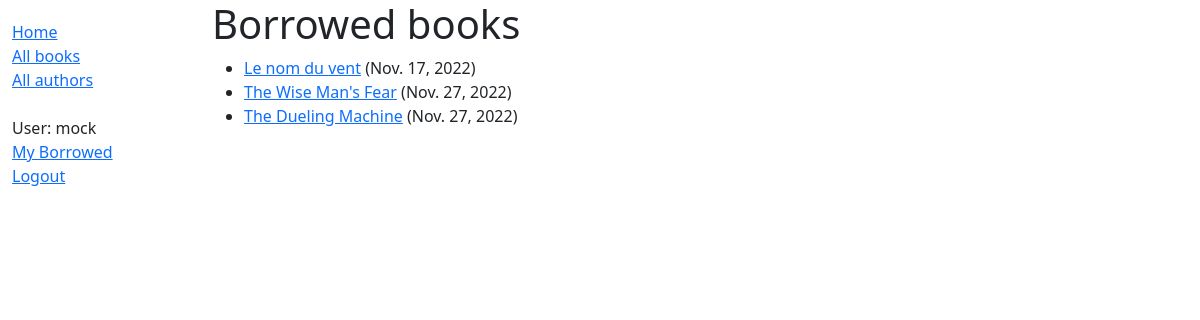
/catalog/mybooks/ (signed in), run on an earlier commit of the app's database.
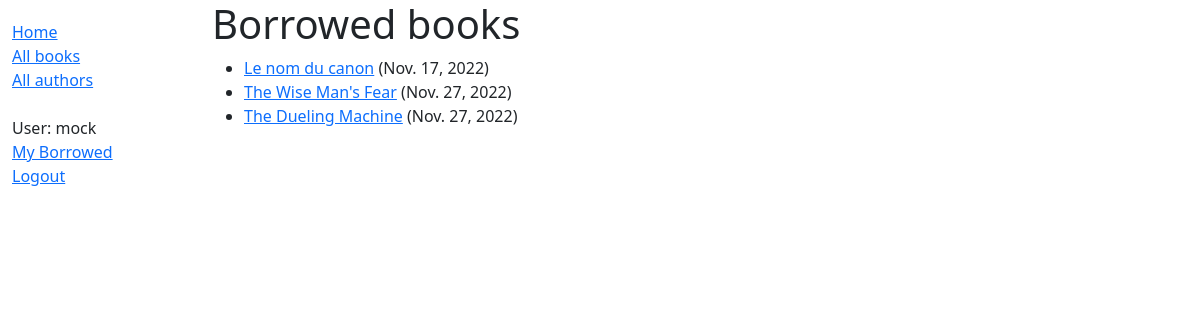
And on a later commit of the database.
### catalog/models.py (models this page shows, shortened)
class BookInstance(models.Model):
    id = models.UUIDField(primary_key=True, default=uuid.uuid4,
                          help_text='Unique ID for this particular book across whole library')
    book = models.ForeignKey(Book, on_delete=models.RESTRICT, null=True)
    imprint = models.CharField(max_length=200)
    due_back = models.DateField(null=True, blank=True)
    borrower = models.ForeignKey(
        User, on_delete=models.SET_NULL, null=True, blank=True)
    LOAN_STATUS = (
        ('m', 'Maintenance'),
        ('o', 'On loan'),
        ('a', 'Available'),
        ('r', 'Reserved'),
    )
    status = models.CharField(max_length=1, choices=LOAN_STATUS,
                              blank=True, default='m', help_text='Book availability')
    class Meta:
        ordering = ['due_back']
        permissions = (("can_mark_returned", "Set book as returned"),)
    @property
    def is_overdue(self):
        return bool(self.due_back and date.today() > self.due_back)

class Book(models.Model):
    title = models.CharField(max_length=200)
    author = models.ForeignKey('Author', on_delete=models.SET_NULL, null=True)
    summary = models.TextField(
        max_length=1000, help_text='Enter a brief description of the book')
    isbn = models.CharField('ISBN', max_length=13, unique=True,
                            help_text='13 Character <a href="https://www.isbn-international.org/content/what-isbn">ISBN number</a>')
    genre = models.ManyToManyField(
        Genre, help_text='Select a genre for this book')
    language = models.ForeignKey(
        Language, on_delete=models.SET_NULL, null=True)
    def display_genre(self):
        """Create a string for the Genre. This is required to display genre in Admin."""
        return ', '.join(genre.name for genre in self.genre.all()[:3])
    display_genre.short_description = 'Genre'

### catalog/views.py (the view)
# urls.py: path('mybooks/', views.LoanedBooksByUserListView.as_view(), name='my-borrowed'),
class LoanedBooksByUserListView(LoginRequiredMixin, ListView):
    model = BookInstance
    template_name = 'catalog/bookinstance_list_borrowed_user.html'
    paginate_by = 10
    def get_queryset(self):
        return BookInstance.objects.filter(borrower=self.request.user).filter(status__exact='o').order_by('due_back')

### catalog/templates/catalog/bookinstance_list_borrowed_user.html
{% extends "base_generic.html" %}
{% block content %}
    <h1>Borrowed books</h1>
    {% if bookinstance_list %}
    <ul>
      {% for bookinst in bookinstance_list %}
      <li class="{% if bookinst.is_overdue %}text-danger{% endif %}">
        <a href="{% url 'book-detail' bookinst.book.pk %}">{{ bookinst.book.title }}</a> ({{ bookinst.due_back }})
      </li>
      {% endfor %}
    </ul>
    {% else %}
      <p>There are no books borrowed.</p>
    {% endif %}
{% endblock %}

What changed in the data, as far as the page shows it:
changed through a linked row, BookInstance: book "Le nom du vent" → "Le nom du canon"
